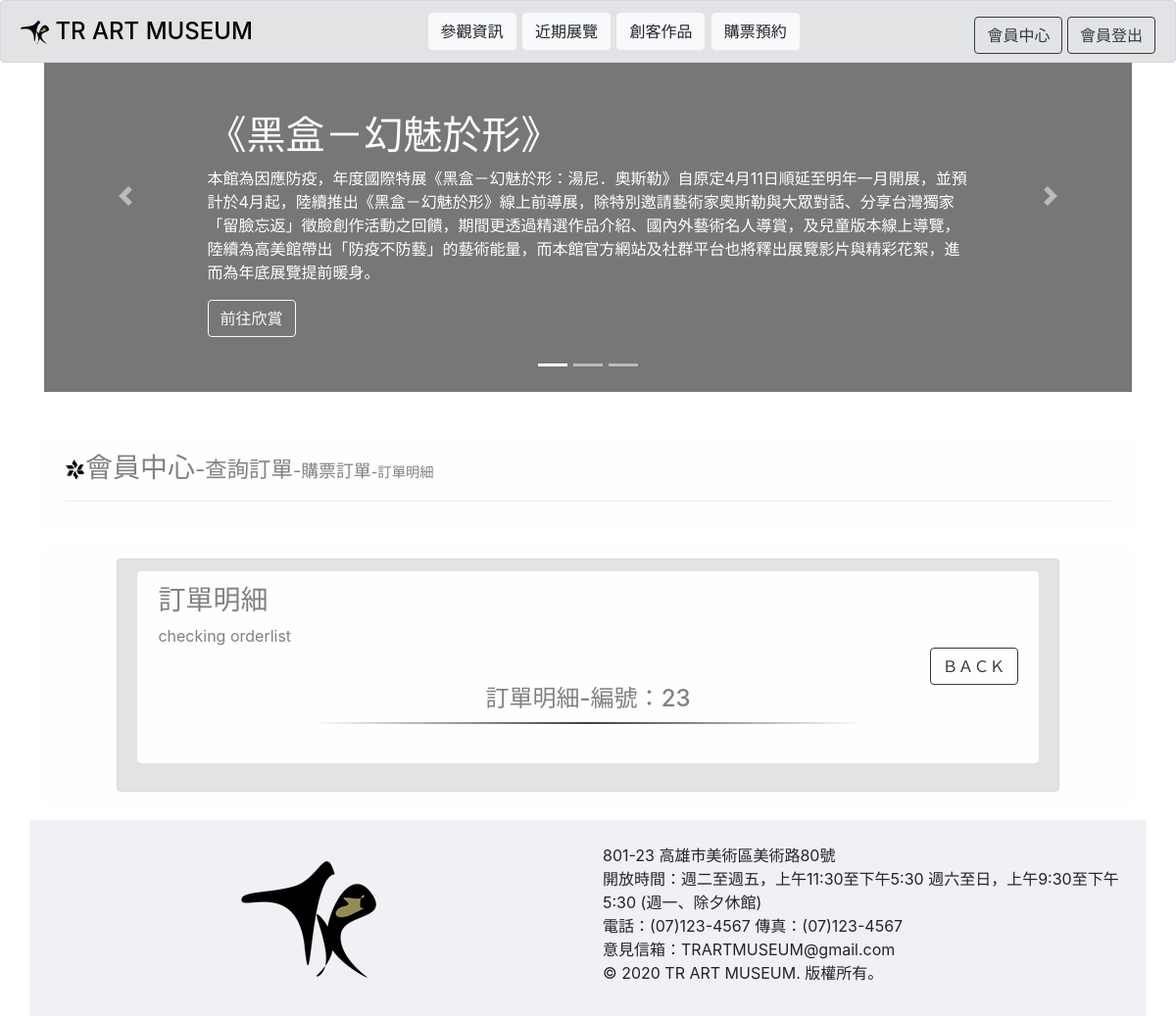
Before: /looktitcketorderlist.php?toid=23 (signed in) with the older database file.
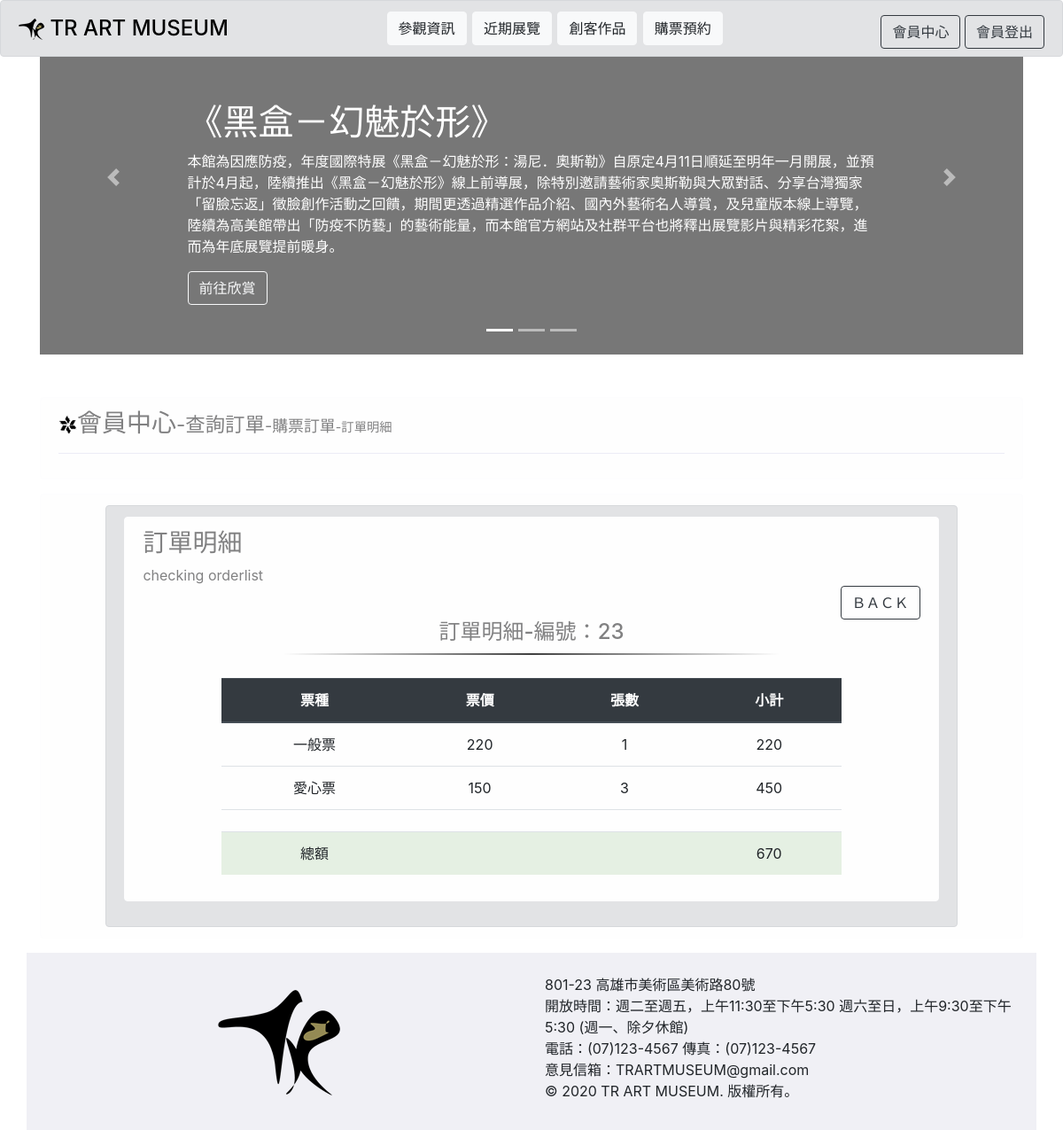
After: the same page with the newer database file.
### tables this page shows
CREATE TABLE `ticketorderlist` (
  `tolid` int(11) NOT NULL,
  `toid` varchar(200) NOT NULL,
  `species` varchar(200) NOT NULL,
  `num` varchar(200) NOT NULL
);

### looktitcketorderlist.php (the view, shortened to what the changed rows need)
<?php
  $userid =$_GET["userid"];
  $toid =$_GET["toid"];
  $user_type = $_SESSION["user_type"];
?>
<!doctype html>
<html lang="en">
  <head>
    <link rel="stylesheet" href="https://stackpath.bootstrapcdn.com/bootstrap/4.5.2/css/bootstrap.min.css">
  </head>
  <body>
<div class="container" style="margin:0px auto">
   <?php require "includes/exhibition.php";?>
    <br>
<br>
<?php
if ($user_type==NULL) {
?>
  <div class="alert alert-light" role="alert">
    <tr><td><h3><img src="pc/Sign5.png">會員中心</h3></td></tr>
    <hr>
  </div>
<div class="alert alert-light" role="alert" style="width: 100%">
  <div class="alert alert-secondary" role="alert" style="width:60%;margin:0 auto;">
<table align="center" width="50%">
  <tr><td>
    <form method=POST action=loginin.php>
      <div class="form-group">
        <label for="exampleInputEmail1">會員帳號</label>
        <?php
        echo "
        <input type='email' class='form-control' id='exampleInputEmail1' aria-describedby='emailHelp' value='$userid' name='userid'>
        ";
        ?>
        <small id="emailHelp" class="form-text text-muted">We'll never share your email with anyone else.</small>
      </div>
      <div class="form-group">
        <label for="exampleInputPassword1">密碼</label>
        <input type="password" class="form-control" id="exampleInputPassword1" name="pass">
      </div>
      <div class="form-group form-check">
        <input type="checkbox" class="form-check-input" id="exampleCheck1">
        <label class="form-check-label" for="exampleCheck1">Check me out</label>
      </div>
      <P align="center"><button type="submit" class="btn btn-dark" >登入</button></P>
      <P align="center"><a href="page005-1.php"  class="btn btn-link">尚未註冊?</a></P>
    </form>
  </td></tr>
</table>
</div>
</div>
<?php } else{  ?>
<div class="alert alert-light" role="alert" style="width: 100%">
  <div class="alert alert-secondary" role="alert" style="width:90%;margin:0 auto;">
    <div class="alert alert-light" role="alert">
            <div  role="alert" align="center">
                <table align="center" width="80%">
                  <tr align="center">
                    <td>
                      <?php
                       require "includes/db.php";
                    $sql = "SELECT * FROM ticketorderlist WHERE toid='$toid'";
                    $result = $conn->query($sql);
                    if ($result->num_rows > 0) {
                            echo "    <table class='table'>";
                            echo "        <thead class='thead-dark'>";
                            echo "            <tr align='center'>";
                            echo "                <th scope='col'>票種</th>";
                            echo "                <th scope='col'>票價</th>";
                            echo "                <th scope='col'>張數</th>";
                            echo "                <th scope='col'>小計</th>";
                            echo "            </tr>";
                            echo "        </thead>";
                            echo "        <tbody>";
                        while($row = $result->fetch_assoc()) {
                            $species = $row["species"];
                            $num = $row["num"];
                            $total =  $species*$num ;
                            $totall = $total + $totall ;
                            echo "            <tr align='center'>";
                            echo "                <td>";
                            if($species==220){ echo "一般票"; }
                            elseif ($species==150) {echo "愛心票";}
                            elseif ($species==180) {echo "軍警票";}
                            elseif ($species==110) {echo "兒童票";}
                            echo "                </td>";
                            echo "                <td>$species</td>";
                            echo "                <td>$num</td>";
                            echo "                <td>$total</td>";
                            echo "            </tr>";
                        }
                        echo "<tr><td colspan='4' height='1px'></td></tr>";
                        echo "<tr><td align='center' bgcolor='#e5f0e3'>總額</td>";
                        echo "<td align='center' bgcolor='#e5f0e3'></td>";
                        echo "<td align='center' bgcolor='#e5f0e3'></td>";
                        echo "<td align='center' bgcolor='#e5f0e3'>$totall</td></tr>";
                        echo "        </tbody>";
                        echo "    </table>";
                    }
                      ?>
                    </td>
                  </tr>
                </table>
            </div>
          </div>
</div>
</div>
<?php } ?>
</div>
</body>
</html>

Changed rows visible on the page:
added ticketorderlist: shows "一般票", species "220", num "1"
added ticketorderlist: shows "愛心票", species "150", num "3", total "450"
Other visible differences:
$totall: (not shown) → "670"
text now shown: "票種 票價 張數 小計 總額"
